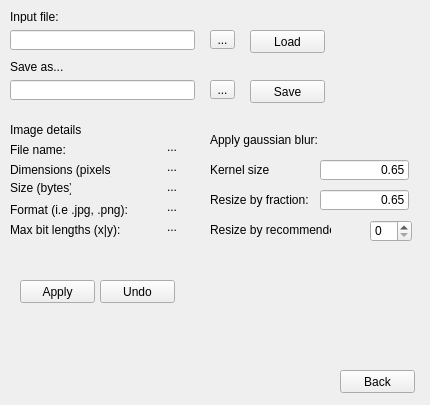
<?xml version="1.0" encoding="UTF-8"?>
<ui version="4.0">
 <class>Form</class>
 <widget class="QWidget" name="Form">
  <property name="geometry">
   <rect>
    <x>0</x>
    <y>0</y>
    <width>430</width>
    <height>405</height>
   </rect>
  </property>
  <property name="windowTitle">
   <string>Form</string>
  </property>
  <widget class="QLineEdit" name="input_file_text_input_3">
   <property name="geometry">
    <rect>
     <x>10</x>
     <y>30</y>
     <width>185</width>
     <height>20</height>
    </rect>
   </property>
   <property name="toolTip">
    <string>The input file path (supported types: jpg, jpeg, jpe, jfif, png)</string>
   </property>
   <property name="text">
    <string/>
   </property>
   <property name="alignment">
    <set>Qt::AlignLeading|Qt::AlignLeft|Qt::AlignVCenter</set>
   </property>
  </widget>
  <widget class="QToolButton" name="input_file_browser_3">
   <property name="geometry">
    <rect>
     <x>210</x>
     <y>30</y>
     <width>25</width>
     <height>19</height>
    </rect>
   </property>
   <property name="toolTip">
    <string>Browse for input file (supported types: jpg, jpeg, jpe, jfif, png)</string>
   </property>
   <property name="text">
    <string>...</string>
   </property>
  </widget>
  <widget class="QLabel" name="input_folder_label_3">
   <property name="geometry">
    <rect>
     <x>10</x>
     <y>10</y>
     <width>216</width>
     <height>13</height>
    </rect>
   </property>
   <property name="toolTip">
    <string>The input file path (supported types: jpg, jpeg, jpe, jfif, png)</string>
   </property>
   <property name="text">
    <string>Input file:</string>
   </property>
  </widget>
  <widget class="QLineEdit" name="output_folder_text_input_3">
   <property name="geometry">
    <rect>
     <x>10</x>
     <y>80</y>
     <width>185</width>
     <height>20</height>
    </rect>
   </property>
   <property name="toolTip">
    <string>Images will be output into this folder (Leave blank for no output)</string>
   </property>
   <property name="text">
    <string/>
   </property>
   <property name="alignment">
    <set>Qt::AlignLeading|Qt::AlignLeft|Qt::AlignVCenter</set>
   </property>
  </widget>
  <widget class="QToolButton" name="output_folder_browser_3">
   <property name="geometry">
    <rect>
     <x>210</x>
     <y>80</y>
     <width>25</width>
     <height>19</height>
    </rect>
   </property>
   <property name="toolTip">
    <string>Browse for output folder</string>
   </property>
   <property name="text">
    <string>...</string>
   </property>
  </widget>
  <widget class="QLabel" name="output_folder_label_3">
   <property name="geometry">
    <rect>
     <x>10</x>
     <y>60</y>
     <width>216</width>
     <height>14</height>
    </rect>
   </property>
   <property name="toolTip">
    <string>The folder in which to output images</string>
   </property>
   <property name="text">
    <string>Save as...</string>
   </property>
  </widget>
  <widget class="QLabel" name="label">
   <property name="geometry">
    <rect>
     <x>130</x>
     <y>160</y>
     <width>47</width>
     <height>13</height>
    </rect>
   </property>
   <property name="text">
    <string>...</string>
   </property>
   <property name="alignment">
    <set>Qt::AlignRight|Qt::AlignTrailing|Qt::AlignVCenter</set>
   </property>
  </widget>
  <widget class="QLabel" name="label_2">
   <property name="geometry">
    <rect>
     <x>10</x>
     <y>160</y>
     <width>101</width>
     <height>20</height>
    </rect>
   </property>
   <property name="text">
    <string>Dimensions (pixels):</string>
   </property>
  </widget>
  <widget class="QLabel" name="label_3">
   <property name="geometry">
    <rect>
     <x>10</x>
     <y>180</y>
     <width>61</width>
     <height>16</height>
    </rect>
   </property>
   <property name="text">
    <string>Size (bytes):</string>
   </property>
  </widget>
  <widget class="QLabel" name="label_4">
   <property name="geometry">
    <rect>
     <x>130</x>
     <y>180</y>
     <width>47</width>
     <height>13</height>
    </rect>
   </property>
   <property name="text">
    <string>...</string>
   </property>
   <property name="alignment">
    <set>Qt::AlignRight|Qt::AlignTrailing|Qt::AlignVCenter</set>
   </property>
  </widget>
  <widget class="QLabel" name="label_5">
   <property name="geometry">
    <rect>
     <x>10</x>
     <y>200</y>
     <width>121</width>
     <height>20</height>
    </rect>
   </property>
   <property name="text">
    <string>Format (i.e .jpg, .png):</string>
   </property>
  </widget>
  <widget class="QLabel" name="label_6">
   <property name="geometry">
    <rect>
     <x>130</x>
     <y>200</y>
     <width>47</width>
     <height>13</height>
    </rect>
   </property>
   <property name="text">
    <string>...</string>
   </property>
   <property name="alignment">
    <set>Qt::AlignRight|Qt::AlignTrailing|Qt::AlignVCenter</set>
   </property>
  </widget>
  <widget class="QLabel" name="label_7">
   <property name="geometry">
    <rect>
     <x>10</x>
     <y>140</y>
     <width>101</width>
     <height>20</height>
    </rect>
   </property>
   <property name="text">
    <string>File name:</string>
   </property>
  </widget>
  <widget class="QLabel" name="label_8">
   <property name="geometry">
    <rect>
     <x>130</x>
     <y>140</y>
     <width>47</width>
     <height>13</height>
    </rect>
   </property>
   <property name="text">
    <string>...</string>
   </property>
   <property name="alignment">
    <set>Qt::AlignRight|Qt::AlignTrailing|Qt::AlignVCenter</set>
   </property>
  </widget>
  <widget class="QLabel" name="label_9">
   <property name="geometry">
    <rect>
     <x>10</x>
     <y>120</y>
     <width>101</width>
     <height>20</height>
    </rect>
   </property>
   <property name="text">
    <string>Image details</string>
   </property>
  </widget>
  <widget class="QPushButton" name="back_button_3">
   <property name="geometry">
    <rect>
     <x>340</x>
     <y>370</y>
     <width>75</width>
     <height>23</height>
    </rect>
   </property>
   <property name="toolTip">
    <string>Return to previous screen</string>
   </property>
   <property name="text">
    <string>Back</string>
   </property>
  </widget>
  <widget class="QPushButton" name="run_button_3">
   <property name="geometry">
    <rect>
     <x>250</x>
     <y>80</y>
     <width>75</width>
     <height>23</height>
    </rect>
   </property>
   <property name="toolTip">
    <string>Execute the algorithm</string>
   </property>
   <property name="text">
    <string>Save</string>
   </property>
  </widget>
  <widget class="QPushButton" name="run_button_4">
   <property name="geometry">
    <rect>
     <x>250</x>
     <y>30</y>
     <width>75</width>
     <height>23</height>
    </rect>
   </property>
   <property name="toolTip">
    <string>Execute the algorithm</string>
   </property>
   <property name="text">
    <string>Load</string>
   </property>
  </widget>
  <widget class="QLabel" name="label_10">
   <property name="geometry">
    <rect>
     <x>210</x>
     <y>190</y>
     <width>121</width>
     <height>20</height>
    </rect>
   </property>
   <property name="text">
    <string>Resize by fraction:</string>
   </property>
  </widget>
  <widget class="QLabel" name="label_11">
   <property name="geometry">
    <rect>
     <x>210</x>
     <y>220</y>
     <width>121</width>
     <height>20</height>
    </rect>
   </property>
   <property name="text">
    <string>Resize by recommended:</string>
   </property>
  </widget>
  <widget class="QSpinBox" name="spinBox">
   <property name="geometry">
    <rect>
     <x>370</x>
     <y>220</y>
     <width>42</width>
     <height>22</height>
    </rect>
   </property>
  </widget>
  <widget class="QLabel" name="label_12">
   <property name="geometry">
    <rect>
     <x>210</x>
     <y>130</y>
     <width>121</width>
     <height>20</height>
    </rect>
   </property>
   <property name="text">
    <string>Apply gaussian blur:</string>
   </property>
  </widget>
  <widget class="QLineEdit" name="w0_entry_3">
   <property name="geometry">
    <rect>
     <x>320</x>
     <y>190</y>
     <width>89</width>
     <height>20</height>
    </rect>
   </property>
   <property name="toolTip">
    <string>&lt;html&gt;&lt;head/&gt;&lt;body&gt;&lt;p&gt;How much weight/probability to apply to an individual's &lt;span style=&quot; font-style:italic;&quot;&gt;current&lt;/span&gt; position during crossover. Constraint: 0 ≤ x ≤ 1. The &lt;span style=&quot; font-style:italic;&quot;&gt;current&lt;/span&gt;, &lt;span style=&quot; font-style:italic;&quot;&gt;personal best&lt;/span&gt; and &lt;span style=&quot; font-style:italic;&quot;&gt;global best&lt;/span&gt; weights must sum to 1; if not they will be divided by their sum when the algorithm is executed.&lt;/p&gt;&lt;/body&gt;&lt;/html&gt;</string>
   </property>
   <property name="text">
    <string>0.65</string>
   </property>
   <property name="alignment">
    <set>Qt::AlignRight|Qt::AlignTrailing|Qt::AlignVCenter</set>
   </property>
  </widget>
  <widget class="QLineEdit" name="w0_entry_4">
   <property name="geometry">
    <rect>
     <x>320</x>
     <y>160</y>
     <width>89</width>
     <height>20</height>
    </rect>
   </property>
   <property name="toolTip">
    <string>&lt;html&gt;&lt;head/&gt;&lt;body&gt;&lt;p&gt;How much weight/probability to apply to an individual's &lt;span style=&quot; font-style:italic;&quot;&gt;current&lt;/span&gt; position during crossover. Constraint: 0 ≤ x ≤ 1. The &lt;span style=&quot; font-style:italic;&quot;&gt;current&lt;/span&gt;, &lt;span style=&quot; font-style:italic;&quot;&gt;personal best&lt;/span&gt; and &lt;span style=&quot; font-style:italic;&quot;&gt;global best&lt;/span&gt; weights must sum to 1; if not they will be divided by their sum when the algorithm is executed.&lt;/p&gt;&lt;/body&gt;&lt;/html&gt;</string>
   </property>
   <property name="text">
    <string>0.65</string>
   </property>
   <property name="alignment">
    <set>Qt::AlignRight|Qt::AlignTrailing|Qt::AlignVCenter</set>
   </property>
  </widget>
  <widget class="QLabel" name="label_13">
   <property name="geometry">
    <rect>
     <x>210</x>
     <y>160</y>
     <width>101</width>
     <height>20</height>
    </rect>
   </property>
   <property name="text">
    <string>Kernel size</string>
   </property>
  </widget>
  <widget class="QLabel" name="label_14">
   <property name="geometry">
    <rect>
     <x>10</x>
     <y>220</y>
     <width>111</width>
     <height>20</height>
    </rect>
   </property>
   <property name="text">
    <string>Max bit lengths (x|y):</string>
   </property>
  </widget>
  <widget class="QLabel" name="label_15">
   <property name="geometry">
    <rect>
     <x>130</x>
     <y>220</y>
     <width>47</width>
     <height>13</height>
    </rect>
   </property>
   <property name="text">
    <string>...</string>
   </property>
   <property name="alignment">
    <set>Qt::AlignRight|Qt::AlignTrailing|Qt::AlignVCenter</set>
   </property>
  </widget>
  <widget class="QPushButton" name="back_button_4">
   <property name="geometry">
    <rect>
     <x>20</x>
     <y>280</y>
     <width>75</width>
     <height>23</height>
    </rect>
   </property>
   <property name="toolTip">
    <string>Return to previous screen</string>
   </property>
   <property name="text">
    <string>Apply</string>
   </property>
  </widget>
  <widget class="QPushButton" name="back_button_5">
   <property name="geometry">
    <rect>
     <x>100</x>
     <y>280</y>
     <width>75</width>
     <height>23</height>
    </rect>
   </property>
   <property name="toolTip">
    <string>Return to previous screen</string>
   </property>
   <property name="text">
    <string>Undo</string>
   </property>
  </widget>
 </widget>
 <resources/>
 <connections/>
</ui>
